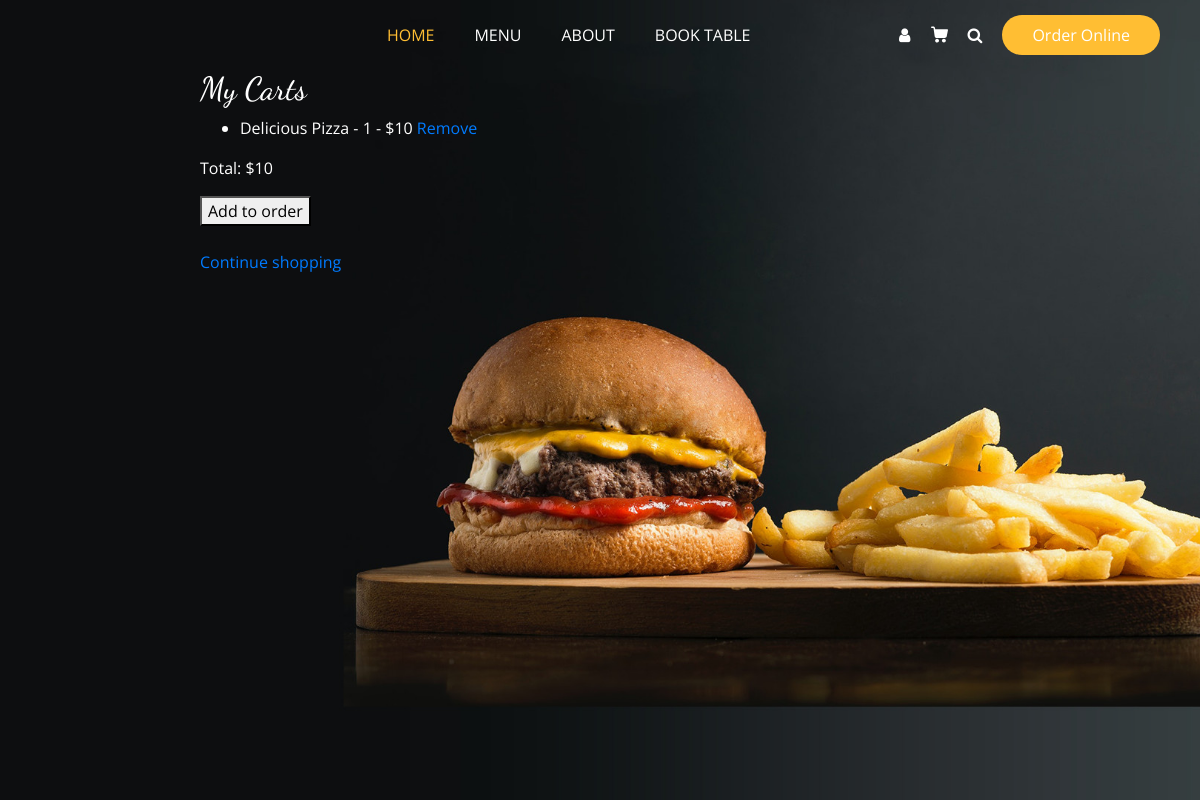
Page /accounts/cart/ (signed in) on the committed database.
### accounts/models.py (models this page shows, shortened)
class CartItem(models.Model):
    cart = models.ForeignKey(Cart, on_delete=models.CASCADE)
    menu_item = models.ForeignKey(MenuItem, on_delete=models.CASCADE)
    quantity = models.PositiveIntegerField(default=1)

class Cart(models.Model):
    user = models.OneToOneField(User, on_delete=models.CASCADE)
    created_at = models.DateTimeField(auto_now_add=True)
    def get_total_price(self):
        total = sum(item.menu_item.price * item.quantity for item in self.cartitem_set.all())
        return total

### home_app/models.py (models this page shows, shortened)
class MenuItem(models.Model):
    item_name = models.CharField(max_length=100)
    slug = models.SlugField(unique=True  , null=True , blank=True)
    category = models.ForeignKey(Category , on_delete=models.CASCADE , related_name="products")
    price = models.IntegerField()
    item_description = models.TextField()

### accounts/views.py (the view)
# urls.py: path("cart/", views.cart_detail, name="cart_detail"),
@login_required
def cart_detail(request):
    cart = get_object_or_404(Cart, user=request.user)
    return render(request, 'accounts/cart_detail.html', {'cart':cart})

### accounts/templates/accounts/cart_detail.html
{% extends "home_app/main.html"%}
{% block mymain %}
<div style="color:white; z-index: 100;margin-left: 200px;">
  <h2>My Carts</h2>
  {% if cart.cartitem_set.all %}
    <ul>
      {% for item in cart.cartitem_set.all %}
        <li>{{ item.menu_item.item_name }} - {{ item.quantity }} - ${{ item.menu_item.price }}
            <a href="{% url 'accounts:remove_from_cart' item.menu_item.id %}">Remove</a></li>
      {% endfor %}
    </ul>
    <p>Total: ${{ cart.get_total_price }}</p>
  {% else %}
    <p>Your cart is empty.</p>
  {% endif %}
  <a href="{% url 'accounts:add_to_order' %}"><button>Add to order</button></a>
  <br>
  <br>
  <a href="{% url 'home_app:menu' %}">Continue shopping</a>
</div>
{% endblock %}

### home_app/static/home_app/css/style.css (style rules this page uses)
body { font-family: "Open Sans", sans-serif; color: #0c0c0c; background-color: #ffffff; overflow-x: hidden; }
h1, h2 { font-family: 'Dancing Script', cursive; }
a, a:hover, a:focus { text-decoration: none; }

### rows in the picture
CartItem: menu_item.item_name "Delicious Pizza", quantity "1", menu_item.price "10"
Cart: get_total_price "10"
